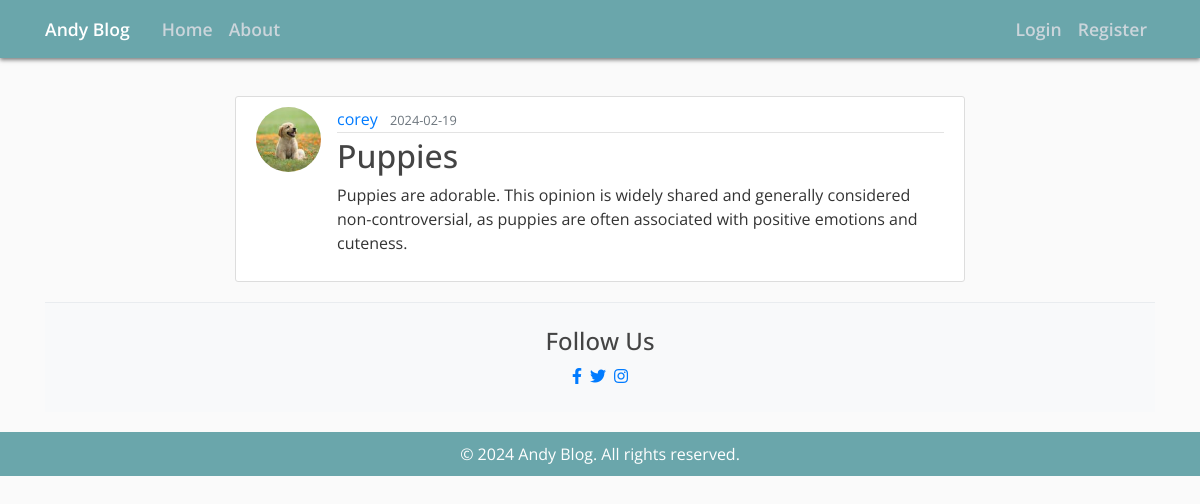
/post/1, run on the app's committed database.
### flaskblog/models.py (models this page shows, shortened)
class User(db.Model,UserMixin):
    id = db.Column(db.Integer, primary_key=True)
    username = db.Column(db.String(20), unique=True, nullable=False)
    email = db.Column(db.String(120), unique=True, nullable=False)
    image_file = db.Column(db.String(20), nullable=False, default='default.jpg')
    password = db.Column(db.String(60), nullable=False)
    posts = db.relationship('Post', backref='author', lazy=True)

class Post(db.Model):
    id = db.Column(db.Integer, primary_key=True)
    title = db.Column(db.String(100), nullable=False)
    date_posted = db.Column(db.DateTime, nullable=False, default=datetime.utcnow)
    content = db.Column(db.Text, nullable=False)
    user_id = db.Column(db.Integer, db.ForeignKey('user.id'), nullable=False)

### flaskblog/routes.py (the view)
@app.route("/post/<int:post_id>")
def post(post_id):
    post = Post.query.get_or_404(post_id)  # get post by id or return 404 error if not found
    return render_template('post.html', title=post.title, post=post)  # render post page

### flaskblog/templates/post.html (shortened to what this page needs)
{% extends "layout.html" %}
{% block content %}
  <article class="media content-section">
    <img class="rounded-circle article-img" src="{{ url_for('static', filename='profile_pics/' + post.author.image_file) }}">
    <div class="media-body">
      <div class="article-metadata">
        <a class="mr-2" href="#">{{ post.author.username }}</a>
        <small class="text-muted">{{ post.date_posted.strftime('%Y-%m-%d') }}</small>
      </div>
      <h2 class="article-title">{{ post.title }}</h2>
      <p class="article-content">{{ post.content }}</p>
    </div>
  </article>
{% endblock content %}

### flaskblog/static/main.css (style rules this page uses)
body { background: #fafafa; color: #333333; margin-top: 5rem; }
h1, h2, h3, h4, h5, h6 { color: #444444; }
.content-section { background: #ffffff; padding: 10px 20px; border: 1px solid #dddddd; border-radius: 3px; margin-bottom: 20px; }
.article-title { color: #444444; }
.article-content { white-space: pre-line; }
.article-img { height: 65px; width: 65px; margin-right: 16px; }
.article-metadata { padding-bottom: 1px; margin-bottom: 4px; border-bottom: 1px solid #e3e3e3; }

### flaskblog/templates/layout.html (style rules this page uses)
body { font-family: 'Open Sans', sans-serif; }

### data on the page
User: image_file (picture), author.username "corey"
Post: date_posted "2024-02-19", title "Puppies", content "Puppies are adorable. This opinion is widely shared and generally considered non-controversial, as puppies are often associated with positive emotions and cuteness."
